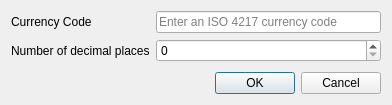
<?xml version="1.0" encoding="UTF-8"?>
<ui version="4.0">
 <class>CurrencyDialog</class>
 <widget class="QDialog" name="CurrencyDialog">
  <property name="windowModality">
   <enum>Qt::WindowModal</enum>
  </property>
  <property name="geometry">
   <rect>
    <x>0</x>
    <y>0</y>
    <width>392</width>
    <height>105</height>
   </rect>
  </property>
  <property name="windowTitle">
   <string>Add Currency</string>
  </property>
  <layout class="QVBoxLayout" name="verticalLayout">
   <item>
    <layout class="QFormLayout" name="formLayout">
     <item row="0" column="0">
      <widget class="QLabel" name="currencyCodeLabel">
       <property name="text">
        <string>Currency Code</string>
       </property>
      </widget>
     </item>
     <item row="0" column="1">
      <widget class="QLineEdit" name="currencyCodeLineEdit">
       <property name="maxLength">
        <number>3</number>
       </property>
       <property name="placeholderText">
        <string>Enter an ISO 4217 currency code</string>
       </property>
      </widget>
     </item>
     <item row="1" column="0">
      <widget class="QLabel" name="currencyPlacesLabel">
       <property name="text">
        <string>Number of decimal places</string>
       </property>
      </widget>
     </item>
     <item row="1" column="1">
      <widget class="QSpinBox" name="currencyPlacesSpinBox"/>
     </item>
    </layout>
   </item>
   <item>
    <widget class="QDialogButtonBox" name="buttonBox">
     <property name="standardButtons">
      <set>QDialogButtonBox::Cancel|QDialogButtonBox::Ok</set>
     </property>
    </widget>
   </item>
  </layout>
 </widget>
 <resources/>
 <connections/>
</ui>
